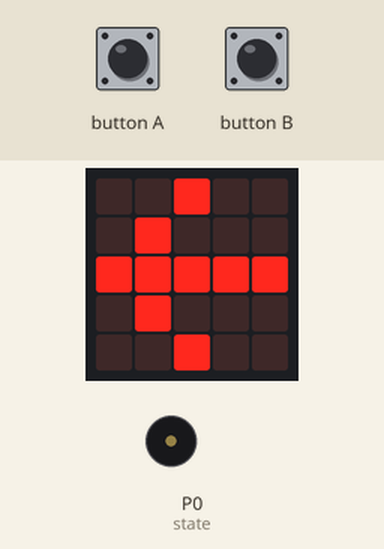
The program below on a simulated BBC micro:bit running MicroPython. Parts: the board's 5×5 LED display, buzzer (waves = sounding). The inputs (shaded band) are chosen by the test bench.

Above: at 1.2 s.
1.3 s: button A pressed for 0.15 s
At 1.6 s:
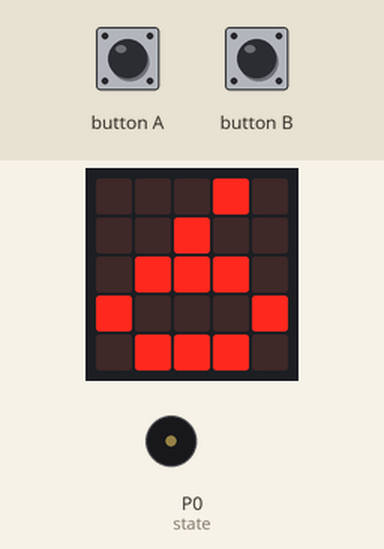
2.0 s: button B pressed for 0.15 s
At 3.1 s:
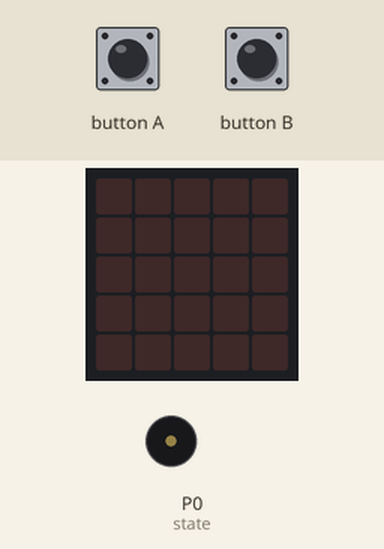
3.7 s: button A pressed for 1 s
At 3.88 s:
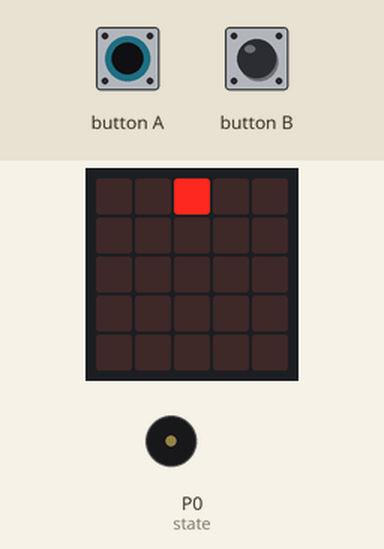
5.3 s: button A pressed for 0.15 s
At 5.59 s:
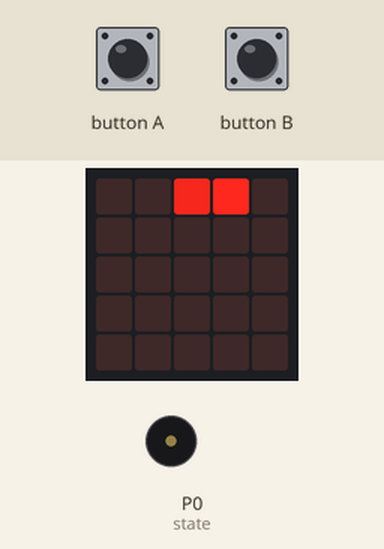
6.0 s: button A pressed for 3.2 s
At 6.37 s:
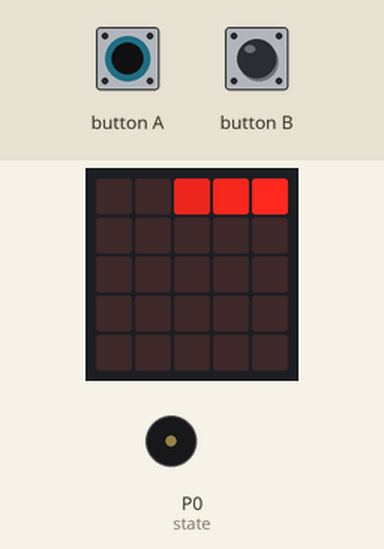
9.8 s: button B pressed for 1 s
At 10.8 s:
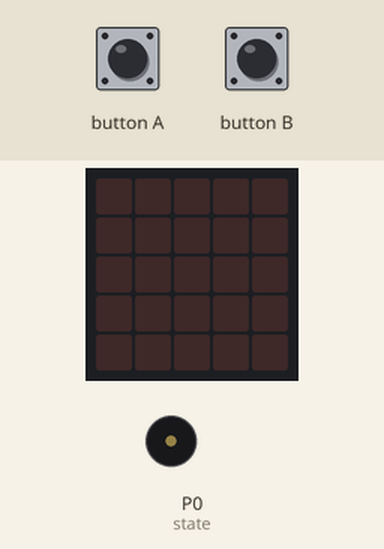
Timing chart, 0 to 12.8 s (numbered marks = the images above; inputs shaded):
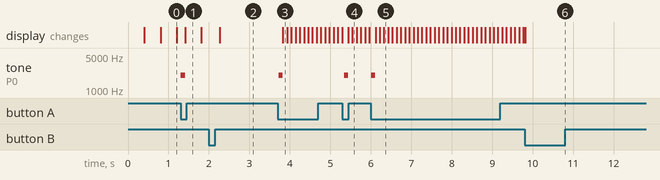

The program:

timer.py
```python
# 60 second timer for playing games like Articulate

from microbit import *
import music

MAX_TIME = 60

UPDATE_TIME = 100
FINAL_DISPLAY_TIME = 5*3*400

STATE_STOPPED = 0
STATE_RUNNING = 1
STATE_UPDATE = 2
STATE_FINISHED = 3

state = STATE_STOPPED

start_time = 0
last_time = 0
clock = 0
last_display_time = 0

finished = [Image("00000:"
                  "00000:"
                  "00900:"
                  "00000:"
                  "00000:"),
            Image("00000:"
                  "09990:"
                  "09090:"
                  "09990:"
                  "00000:"),
            Image("99999:"
                  "90009:"
                  "90009:"
                  "90009:"
                  "99999:")
            ]

def show_dot(pos, b):
    dots = [ [2,0], [3,0], [4,0], [4,1], [4,2], [4,3], [4,4], [3,4], [2,4], [1,4], [0,4], [0,3], [0,2], [0,1], [0,0], [1,0] ]
    pos = pos % len(dots)
    display.set_pixel(dots[pos][0], dots[pos][1], b)

def show_dots(pos):
    display.clear()
    for p in range(0, 5):
        if (pos - p) < 0:
            break
        show_dot(pos - p, 9-p)


# Point to start button first time in
display.show([Image.ARROW_W,' '], loop=True, wait=False)

while True:

    # Start timer
    if button_a.was_pressed():
        music.pitch(2000,100)
        state = STATE_UPDATE
        start_time = last_time = running_time()
        clock = 0

    # Reset timer
    if button_b.was_pressed():
        state = STATE_STOPPED
        start_time = 0
        display.clear()

    # Update every second when running
    if state == STATE_RUNNING and running_time() > last_time + UPDATE_TIME:
        last_time = running_time()
        state = STATE_UPDATE

    if state == STATE_FINISHED:
        if running_time() > last_time + FINAL_DISPLAY_TIME:
            last_time = running_time()
            display.clear()
            state = STATE_STOPPED
        else:
            display.show(finished, delay=400, wait=False)
            music.pitch(2000,200)
            sleep(1000)

    if state == STATE_UPDATE:
        display_time = int(MAX_TIME-(last_time-start_time)/1000)
        if display_time <= 0:
            state = STATE_FINISHED
        else:
            state = STATE_RUNNING
            if (display_time != last_display_time and display_time > 10 and display_time % 10 == 0) or display_time < 10:
                display.show(display_time, wait=True)
                last_display_time = display_time
            else:
                show_dots(clock)
                clock = clock + 1

    sleep(50)
```

Measured:
- after the input at 1.3 s, tone on P0 (state): silent → 2000 Hz at once, → silent 0.10 s later; the display: changes after 0.11 s (image 1)
- after the input at 2.0 s, the display: changes after 0.27 s (image 2)
- after the input at 3.7 s, tone on P0 (state): silent → 2000 Hz at once, → silent 0.10 s later; the display: changes after 0.13 s (image 3)
- after the input at 5.3 s, tone on P0 (state): silent → 2000 Hz at once, → silent 0.10 s later; the display: first changes after 0.14 s (image 4 shows a later state)
- after the input at 6.0 s, tone on P0 (state): silent → 2000 Hz at once, → silent 0.10 s later; the display: first changes after 0.12 s (image 5 shows a later state)
- after the input at 9.8 s, the display: changes at once (image 6)
- what the display in image 0 shows lasts 0.4 s, from 0.8 s to 1.2 s
